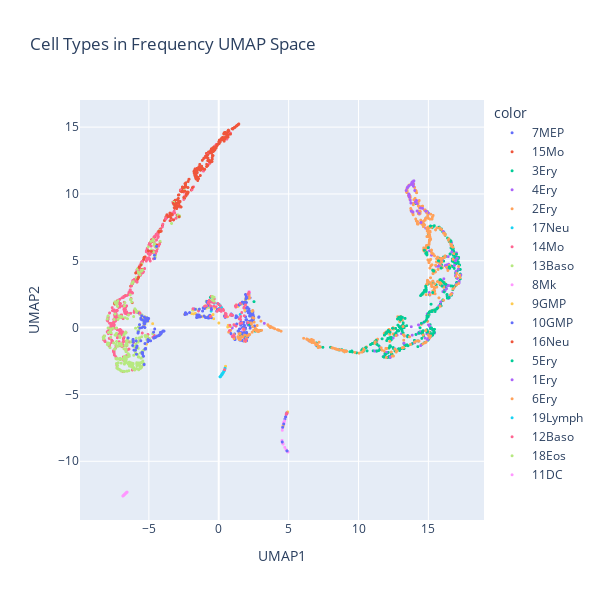

The notebook cell this image was saved under:
### Code cell
# Also show cell types for reference
fig = px.scatter(
    x=freq_umap[:, 0],
    y=freq_umap[:, 1],
    color=adata.obs["paul15_clusters"],
    title="Cell Types in Frequency UMAP Space",
    labels={"x": "UMAP1", "y": "UMAP2"},
    width=600,
    height=600,
)
fig.update_traces(marker=dict(size=3))
fig.show()

### Figure 1 — Plotly figure (JSON) as saved in the notebook; plotly's stock layout.template omitted (floating-point values rounded to 4 significant figures; data arrays with more than 128 entries replaced by an {"elided": "..."} marker saying what was removed)
{"data": [{"hovertemplate": "color=7MEP<br>UMAP1=%{x}<br>UMAP2=%{y}<extra></extra>", "legendgroup": "7MEP", "marker": {"color": "#636efa", "size": 3, "symbol": "circle"}, "mode": "markers", "name": "7MEP", "showlegend": true, "type": "scattergl", "x": {"elided": "167 float values"}, "xaxis": "x", "y": {"elided": "167 float values"}, "yaxis": "y"}, {"hovertemplate": "color=15Mo<br>UMAP1=%{x}<br>UMAP2=%{y}<extra></extra>", "legendgroup": "15Mo", "marker": {"color": "#EF553B", "size": 3, "symbol": "circle"}, "mode": "markers", "name": "15Mo", "showlegend": true, "type": "scattergl", "x": {"elided": "186 float values"}, "xaxis": "x", "y": {"elided": "186 float values"}, "yaxis": "y"}, {"hovertemplate": "color=3Ery<br>UMAP1=%{x}<br>UMAP2=%{y}<extra></extra>", "legendgroup": "3Ery", "marker": {"color": "#00cc96", "size": 3, "symbol": "circle"}, "mode": "markers", "name": "3Ery", "showlegend": true, "type": "scattergl", "x": {"elided": "246 float values"}, "xaxis": "x", "y": {"elided": "246 float values"}, "yaxis": "y"}, {"hovertemplate": "color=4Ery<br>UMAP1=%{x}<br>UMAP2=%{y}<extra></extra>", "legendgroup": "4Ery", "marker": {"color": "#ab63fa", "size": 3, "symbol": "circle"}, "mode": "markers", "name": "4Ery", "showlegend": true, "type": "scattergl", "x": [14.27, 14.92, 13.08, 16.59, 15.79, 16.1, 14.86, 17.15, 15.23, 14.94, 15.8, 16.2, 11.31, 15.09, 14.93, 17.0, 14.81, 16.38, 16.67, 16.31, 11.56, 10.31, 14.78, 0.9696, 15.88, 17.06, 15.19, 16.46, 15.69, 16.94, 14.45, 16.18, 14.92, 16.65, 16.78, 13.25, 16.34, 17.19, 16.08, 14.36, 12.48, 16.19, 16.97, 16.87, 16.42, 16.69, 16.44, 16.95, 11.99, 14.3, 16.01, 16.63, 11.2, 14.94, 16.49, 15.17, 12.75, 3.261, 10.54, 14.27, 13.59, 13.85, 15.92, 4.292, 11.57, 14.77, 16.48, 15.01, 12.58, 11.8, 14.92, 12.62, 14.9, 15.88, 15.88, 14.89, 15.76, 15.02, 13.11, 16.04, 14.72, 17.01, 15.02, 15.4, 16.45, 16.07, 16.94, 10.32, 14.82, 14.6, 13.99, 17.32, 12.7, 16.29, 15.55, 15.07, 14.38, 16.78, 15.11, 17.0, 11.17, 12.91, 16.31, 13.78, 15.97, 15.43, 15.01, 6.673, 14.81, 13.18, 15.11, 15.03, 12.27, 17.2, 16.65, 10.31, 13.48, 16.45, 8.533, 16.93, 17.08, 15.08, 15.28, 16.13], "xaxis": "x", "y": [-0.997, 7.344, -0.4522, 6.369, 5.137, 3.654, 8.222, 4.381, 5.415, 0.4741, 4.715, 4.64, -1.058, 5.75, 8.619, 5.47, 0.4852, 4.471, 5.663, 4.688, -1.499, -1.633, -0.7869, -0.02906, 4.627, 5.192, 7.534, 6.565, 4.583, 5.028, -1.341, 2.747, 1.025, 6.355, 3.087, -1.168, 4.474, 3.345, 3.075, -0.4253, -0.7765, 3.265, 4.202, 4.651, 5.31, 2.559, 3.158, 3.953, -1.843, 0.2016, 5.165, 6.124, -1.753, -0.9023, 2.234, 7.506, -0.5699, 0.3194, -1.479, -0.4319, -0.6448, -0.5656, 4.974, -0.195, -1.611, -1.121, 2.303, -0.7896, -0.5438, -2.138, 0.5057, -1.592, -0.2048, 1.923, 1.658, -0.4628, 1.638, 6.003, 0.7334, 2.692, 5.929, 5.585, 8.551, -0.4083, 4.743, 7.193, 3.859, -1.746, 5.769, 0.3485, -1.131, 3.942, -0.3813, 2.908, 4.602, 2.62, -0.339, 2.918, 0.07877, 3.269, -1.753, 0.0987, 3.153, 0.06614, 5.048, -0.4115, 0.2097, -0.9354, 7.442, -1.483, 2.444, 3.408, -2.233, 3.463, 6.145, -1.786, -0.635, 2.187, -1.627, 5.007, 3.677, 0.135, -0.1558, 2.744], "yaxis": "y"}, {"hovertemplate": "color=2Ery<br>UMAP1=%{x}<br>UMAP2=%{y}<extra></extra>", "legendgroup": "2Ery", "marker": {"color": "#FFA15A", "size": 3, "symbol": "circle"}, "mode": "markers", "name": "2Ery", "showlegend": true, "type": "scattergl", "x": {"elided": "329 float values"}, "xaxis": "x", "y": {"elided": "329 float values"}, "yaxis": "y"}, {"hovertemplate": "color=17Neu<br>UMAP1=%{x}<br>UMAP2=%{y}<extra></extra>", "legendgroup": "17Neu", "marker": {"color": "#19d3f3", "size": 3, "symbol": "circle"}, "mode": "markers", "name": "17Neu", "showlegend": true, "type": "scattergl", "x": [0.03899, -0.3556, 0.1248, 0.1097, 1.532, 0.02772, 0.1052, 0.03289, 0.1446, 0.05764, 0.2173, -0.3134, 0.1158, 1.379, 0.1758, 0.01666, 0.7214, -0.08167, 0.2112, -0.03357, -0.542, -0.5148], "xaxis": "x", "y": [1.435, 1.921, 1.503, 1.374, 0.9808, 1.715, 1.633, 1.721, 1.543, 1.289, 1.468, 1.827, 1.635, 1.594, 1.533, 1.747, 0.1308, 1.808, 1.471, 1.328, 1.236, 1.941], "yaxis": "y"}, {"hovertemplate": "color=14Mo<br>UMAP1=%{x}<br>UMAP2=%{y}<extra></extra>", "legendgroup": "14Mo", "marker": {"color": "#FF6692", "size": 3, "symbol": "circle"}, "mode": "markers", "name": "14Mo", "showlegend": true, "type": "scattergl", "x": {"elided": "373 float values"}, "xaxis": "x", "y": {"elided": "373 float values"}, "yaxis": "y"}, {"hovertemplate": "color=13Baso<br>UMAP1=%{x}<br>UMAP2=%{y}<extra></extra>", "legendgroup": "13Baso", "marker": {"color": "#B6E880", "size": 3, "symbol": "circle"}, "mode": "markers", "name": "13Baso", "showlegend": true, "type": "scattergl", "x": {"elided": "300 float values"}, "xaxis": "x", "y": {"elided": "300 float values"}, "yaxis": "y"}, {"hovertemplate": "color=8Mk<br>UMAP1=%{x}<br>UMAP2=%{y}<extra></extra>", "legendgroup": "8Mk", "marker": {"color": "#FF97FF", "size": 3, "symbol": "circle"}, "mode": "markers", "name": "8Mk", "showlegend": true, "type": "scattergl", "x": [4.848, 4.594, 4.831, 2.202, 2.071, 4.877, 4.546, 4.917, 4.922, 4.871, 4.56, 4.78, 4.643, 4.723, 4.822, 2.116, 4.705, 4.55, 4.602, 2.153, 4.838, 4.911, 4.545, 4.608, 4.658, 4.648, 4.907, 4.866, 4.559, 4.613, 1.94, 4.585, 4.789, 2.196, 4.583, 0.9045, 4.663, 4.535, 4.865, 2.2, 4.908, 4.63, 4.889, 4.645, 4.67, 4.899, 4.616, 4.9, 2.179, 2.178, 4.919, 4.529, 4.581, 4.842, 4.546, 4.952, 4.68, 4.561, 4.53, 4.531, 4.57, 4.567, 4.603, 4.605, 1.689, 4.603, 4.653, 4.561], "xaxis": "x", "y": [-9.181, -7.412, -6.535, 2.242, 2.281, -6.4, -8.563, -9.263, -9.27, -9.204, -7.491, -6.704, -7.231, -8.957, -9.131, 2.362, -6.989, -8.577, -8.712, 2.661, -9.158, -6.4, -8.564, -7.392, -7.162, -7.202, -9.247, -6.413, -8.599, -7.365, 2.305, -7.34, -6.674, 2.229, -8.627, -0.5345, -7.15, -8.508, -6.414, 2.659, -6.372, -7.173, -6.43, -7.085, -7.107, -9.245, -7.36, -9.243, 2.697, 2.399, -9.265, -8.44, -8.685, -9.161, -7.681, -9.299, -7.041, -7.481, -8.459, -8.488, -7.474, -8.633, -7.37, -8.699, -0.1812, -8.697, -7.227, -8.604], "yaxis": "y"}, {"hovertemplate": "color=9GMP<br>UMAP1=%{x}<br>UMAP2=%{y}<extra></extra>", "legendgroup": "9GMP", "marker": {"color": "#FECB52", "size": 3, "symbol": "circle"}, "mode": "markers", "name": "9GMP", "showlegend": true, "type": "scattergl", "x": [-2.319, -2.442, 0.42, 4.595, -2.321, -2.423, -0.9528, 1.675, -0.4033, 1.933, 4.897, -4.165, -1.435, -1.261, 2.105, -5.686, 2.132, -1.807, -2.411, -5.045, -0.2902, -2.324, -1.804, -2.348, 2.385, -5.164, 1.365, -1.524, -0.889, -4.24, 0.6409, 4.606, -5.276, -0.6339, -5.377, -5.216, -0.3607, 2.096, -5.546, 0.4888, -4.729, -0.8541, -1.938, 0.6778, 1.86, -1.176, -1.336, -2.357, 1.248, 0.008459, -3.963, -0.974, 4.933, -5.336, 1.9, -5.299, 0.8257, -0.7179, -0.5414, 1.617, -4.232, -0.6054, -1.674], "xaxis": "x", "y": [1.022, 0.9873, 0.9127, -7.39, 0.9978, 0.9941, 1.643, 1.776, 0.9776, 2.197, -6.359, -0.4967, 0.7865, 0.8425, 2.516, 1.178, 2.157, 1.329, 0.9963, 0.4783, 1.446, 1.027, 1.03, 1.02, 1.219, -1.243, 1.583, 0.8946, 1.459, -0.5708, 0.04681, -7.359, 0.8062, 0.9215, 0.1104, 0.4828, 0.6648, 0.3948, 0.7425, -2.891, 0.2945, 0.7699, 1.045, 0.1761, 1.282, 0.8129, 0.8067, 1.024, 1.706, 0.346, -0.2738, 0.8107, -6.31, 0.7985, 2.075, 0.237, 0.07984, 0.8067, 0.8353, 1.84, -0.5678, 1.991, 1.064], "yaxis": "y"}, {"hovertemplate": "color=10GMP<br>UMAP1=%{x}<br>UMAP2=%{y}<extra></extra>", "legendgroup": "10GMP", "marker": {"color": "#636efa", "size": 3, "symbol": "circle"}, "mode": "markers", "name": "10GMP", "showlegend": true, "type": "scattergl", "x": {"elided": "153 float values"}, "xaxis": "x", "y": {"elided": "153 float values"}, "yaxis": "y"}, {"hovertemplate": "color=16Neu<br>UMAP1=%{x}<br>UMAP2=%{y}<extra></extra>", "legendgroup": "16Neu", "marker": {"color": "#EF553B", "size": 3, "symbol": "circle"}, "mode": "markers", "name": "16Neu", "showlegend": true, "type": "scattergl", "x": {"elided": "164 float values"}, "xaxis": "x", "y": {"elided": "164 float values"}, "yaxis": "y"}, {"hovertemplate": "color=5Ery<br>UMAP1=%{x}<br>UMAP2=%{y}<extra></extra>", "legendgroup": "5Ery", "marker": {"color": "#00cc96", "size": 3, "symbol": "circle"}, "mode": "markers", "name": "5Ery", "showlegend": true, "type": "scattergl", "x": {"elided": "180 float values"}, "xaxis": "x", "y": {"elided": "180 float values"}, "yaxis": "y"}, {"hovertemplate": "color=1Ery<br>UMAP1=%{x}<br>UMAP2=%{y}<extra></extra>", "legendgroup": "1Ery", "marker": {"color": "#ab63fa", "size": 3, "symbol": "circle"}, "mode": "markers", "name": "1Ery", "showlegend": true, "type": "scattergl", "x": [13.89, 13.63, 13.84, 13.94, 13.96, 14.35, 13.89, 13.85, 13.78, 13.49, 13.59, 13.65, 14.13, 13.85, 13.41, 13.81, 14.19, 13.53, 13.94, 13.61, 14.14, 13.89, 13.63, 13.63, 14.44, 14.19, 13.59, 13.7, 14.81, 12.28, 13.75, 13.86, 13.78, 13.92, 14.47, 14.58, 14.02, 13.96, 13.8, 13.93, 13.53, 14.84, 14.07], "xaxis": "x", "y": [10.91, 10.62, 10.87, 10.96, 10.98, 8.553, 8.65, 10.8, 10.72, 10.46, 9.899, 9.749, 9.459, 10.81, 10.26, 10.85, 8.719, 10.51, 10.95, 9.98, 9.516, 10.91, 9.951, 9.786, 8.943, 9.273, 9.998, 9.532, 8.712, -2.202, 9.32, 10.9, 8.713, 10.76, 7.867, 8.922, 10.26, 10.97, 10.81, 10.57, 10.53, 8.711, 9.393], "yaxis": "y"}, {"hovertemplate": "color=6Ery<br>UMAP1=%{x}<br>UMAP2=%{y}<extra></extra>", "legendgroup": "6Ery", "marker": {"color": "#FFA15A", "size": 3, "symbol": "circle"}, "mode": "markers", "name": "6Ery", "showlegend": true, "type": "scattergl", "x": {"elided": "173 float values"}, "xaxis": "x", "y": {"elided": "173 float values"}, "yaxis": "y"}, {"hovertemplate": "color=19Lymph<br>UMAP1=%{x}<br>UMAP2=%{y}<extra></extra>", "legendgroup": "19Lymph", "marker": {"color": "#19d3f3", "size": 3, "symbol": "circle"}, "mode": "markers", "name": "19Lymph", "showlegend": true, "type": "scattergl", "x": [0.325, 0.4506, 0.1789, 0.2117, 0.3154, 0.4444, 0.2457, 0.1908, 0.1088, 0.2314, 0.23, 0.198, 0.2732, 0.112, 0.4153, 0.3292, 0.1847, 0.2434, 0.09433, 0.2814, 0.3714, 0.1428, 0.1351, 0.4438, 0.3834, 0.1239, 0.107, 0.09957, 0.1351, 0.1387, 0.1766], "xaxis": "x", "y": [-3.349, -3.043, -3.577, -3.54, -3.372, -3.067, -3.499, -3.569, -3.669, -3.512, -3.513, -3.559, -3.45, -3.668, -3.194, -3.358, -3.571, -3.441, -3.683, -3.42, -3.266, -3.633, -3.64, -3.051, -3.24, -3.654, -3.672, -3.68, -3.645, -3.64, -3.578], "yaxis": "y"}, {"hovertemplate": "color=12Baso<br>UMAP1=%{x}<br>UMAP2=%{y}<extra></extra>", "legendgroup": "12Baso", "marker": {"color": "#FF6692", "size": 3, "symbol": "circle"}, "mode": "markers", "name": "12Baso", "showlegend": true, "type": "scattergl", "x": [1.535, -0.5892, 0.5185, 0.5311, 1.812, 0.8382, -1.01, 1.647, 0.9711, 0.107, -0.008928, 1.237, 4.873, -5.639, 0.478, 1.218, 0.5174, 2.1, -0.4528, 0.07538, 1.51, -0.3168, 0.3499, -0.0557, 1.47, -0.684, 0.4667, 0.7931, 1.086, -0.7478, -0.6801, 1.021, 2.161, 0.03528, -1.837, 1.901, -0.1978, 1.825, 1.574, 1.793, 1.912, 1.189, 1.646, 0.4774, 4.825, 0.2974, 0.8744, 4.836, 0.9986, 2.088, 1.817, 0.9844, 1.275, -0.3202, 1.09, -0.1207, 0.77, -0.8789, -0.03988, 0.5228, 1.075, 0.1736, 0.4186, -0.3603, 1.556, -0.05153, -0.5807, 1.936, -0.6586], "xaxis": "x", "y": [1.809, 1.625, 1.031, 0.9212, -0.114, 0.9209, 1.599, 0.3472, -0.6662, 1.634, 1.344, 0.1074, -6.393, 1.08, 0.8143, 1.536, 0.8322, 2.507, 1.894, 1.378, 0.3058, 2.151, 1.284, 1.799, 0.6508, 1.806, 0.8233, 0.1751, 0.2224, 1.899, 2.042, -0.6614, 2.632, 1.321, 1.416, -0.994, 1.558, 0.8854, 0.8277, 1.477, 1.691, 1.617, 1.126, 1.074, -6.469, 1.371, 0.9952, -6.469, 0.9182, 0.3662, 1.525, -0.6499, 1.687, 1.878, -0.6278, 1.217, -0.2263, 1.633, 1.768, 0.8473, -0.5925, 1.217, -3.149, 1.605, 0.6095, 1.771, 0.8388, -0.9116, 1.934], "yaxis": "y"}, {"hovertemplate": "color=18Eos<br>UMAP1=%{x}<br>UMAP2=%{y}<extra></extra>", "legendgroup": "18Eos", "marker": {"color": "#B6E880", "size": 3, "symbol": "circle"}, "mode": "markers", "name": "18Eos", "showlegend": true, "type": "scattergl", "x": [-0.457, -0.3456, -0.4531, -0.4017, -0.4068, -0.3298, -0.4687, -0.4118, -0.412], "xaxis": "x", "y": [2.073, 1.987, 2.322, 2.273, 2.294, 2.272, 2.334, 2.295, 2.302], "yaxis": "y"}, {"hovertemplate": "color=11DC<br>UMAP1=%{x}<br>UMAP2=%{y}<extra></extra>", "legendgroup": "11DC", "marker": {"color": "#FF97FF", "size": 3, "symbol": "circle"}, "mode": "markers", "name": "11DC", "showlegend": true, "type": "scattergl", "x": [-6.821, -6.62, -6.822, -6.762, -6.733, -6.598, -6.67, -6.699, -6.572, -6.643, -6.808, -6.716, -6.59, -6.692, -6.565, -6.566, -6.741, -6.827, -6.816, -6.755, -6.564, -6.739, -6.633, -6.862, -6.841, -6.618, -6.588, -6.58, -6.84, -6.621], "xaxis": "x", "y": [-12.56, -12.37, -12.56, -12.5, -12.47, -12.34, -12.41, -12.44, -12.32, -12.39, -12.55, -12.46, -12.34, -12.43, -12.31, -12.31, -12.48, -12.56, -12.55, -12.5, -12.31, -12.48, -12.38, -12.6, -12.58, -12.36, -12.33, -12.33, -12.57, -12.36], "yaxis": "y"}], "layout": {"height": 600, "legend": {"title": {"text": "color"}, "tracegroupgap": 0}, "title": {"text": "Cell Types in Frequency UMAP Space"}, "width": 600, "xaxis": {"anchor": "y", "domain": [0, 1], "title": {"text": "UMAP1"}}, "yaxis": {"anchor": "x", "domain": [0, 1], "title": {"text": "UMAP2"}}}}
